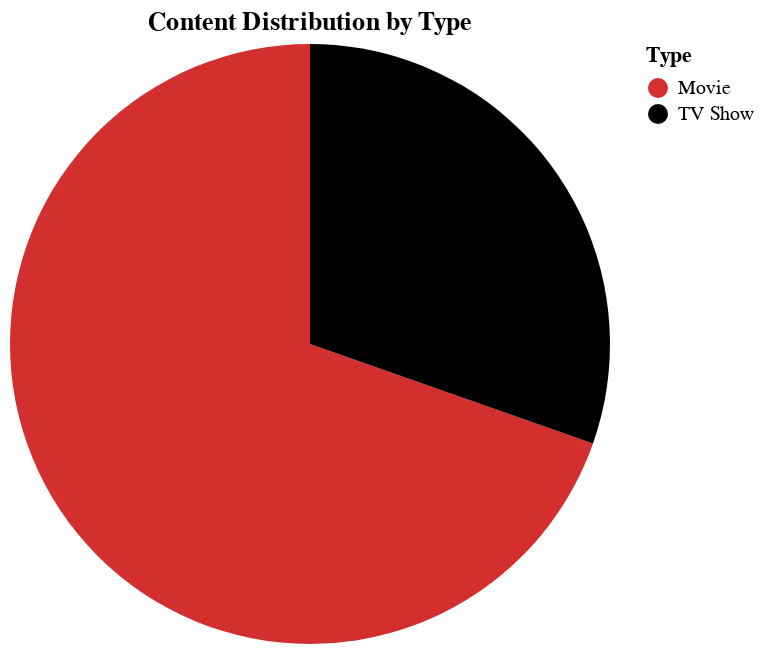

Notebook code for this chart:
### Code cell
#Pie chart for content distribution
import altair as alt

df = {'type': ['Movie', 'TV Show'], 'count': [6131, 2676]}
df = pd.DataFrame(df)

#Calculate Percentage
df['Percent'] = (df['count'] / df['count'].sum())*100

primary = '#d32f2f'
secondary = '#000000'


custom = alt.Scale(
    domain=['Movie', 'TV Show'],
    range=[primary, secondary]
)

#Pie Chart
fig = alt.Chart(df).mark_arc().encode(
    theta=alt.Theta(field='Percent', type='quantitative'),
    color=alt.Color(field='type', type='nominal', scale=custom, legend=alt.Legend(title='Type')),
    tooltip=[
        alt.Tooltip('type', title='Type'),
        alt.Tooltip('Percent', title='Percent', format='.2f'),
        alt.Tooltip('count', title='Count')
    ]
).properties(
    title='Content Distribution by Type'
)

fig

### Figure 1 — Vega-Lite specification as saved in the notebook (floating-point values rounded to 4 significant figures)
{"config": {"view": {"continuousWidth": 300, "continuousHeight": 300}}, "data": {"name": "data-b4e142a948e9d7153aeaff4d31a80390"}, "mark": {"type": "arc"}, "encoding": {"color": {"field": "type", "legend": {"title": "Type"}, "scale": {"domain": ["Movie", "TV Show"], "range": ["#d32f2f", "#000000"]}, "type": "nominal"}, "theta": {"field": "Percent", "type": "quantitative"}, "tooltip": [{"field": "type", "title": "Type", "type": "nominal"}, {"field": "Percent", "format": ".2f", "title": "Percent", "type": "quantitative"}, {"field": "count", "title": "Count", "type": "quantitative"}]}, "title": "Content Distribution by Type", "$schema": "https://vega.github.io/schema/vega-lite/v5.20.1.json", "datasets": {"data-b4e142a948e9d7153aeaff4d31a80390": [{"type": "Movie", "count": 6131, "Percent": 69.62}, {"type": "TV Show", "count": 2676, "Percent": 30.38}]}}
